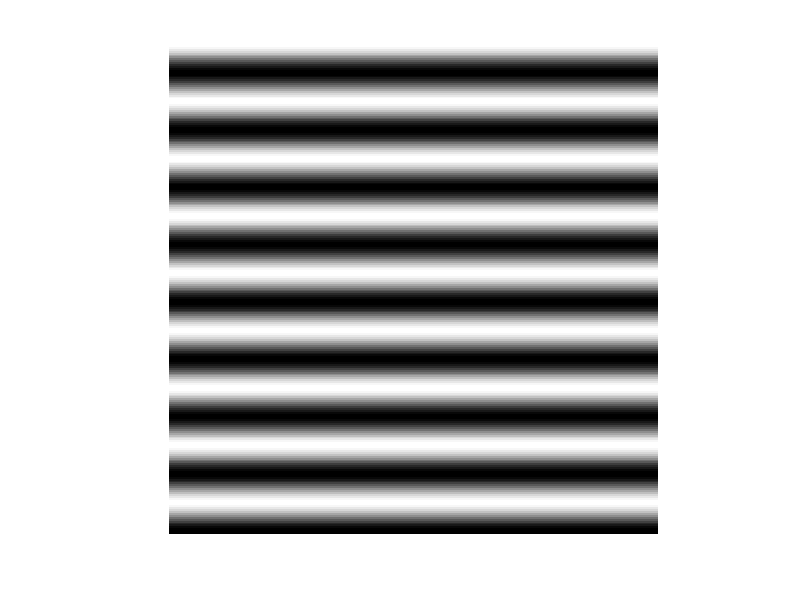

Write MATLAB code to recreate this figure. (Note: this script raises an error after producing the figure.)
% Program to make Moire patterns.
% First Moire pattern is from interference (multipication) to two linear sine wave ripples.
% This is equivalent to the Fourier diffraction pattern of two infinitely long slits.
% The second Moire pattern is from interference (multipication) to two Sombrero function ripples.
% This is equivalent to the Fourier diffraction pattern of two infinitely small circular apertures.

clc;    % Clear the command window.
close all;  % Close all figures (except those of imtool.)
clear;  % Erase all existing variables. Or clearvars if you want.
% workspace;  % Make sure the workspace panel is showing.
% format long g;
% format compact;
fontSize = 12;
rows = 256;
columns = 256;

% Make an image with rippled lines in it.

rowVector = (1 : rows)';
period = 30; % 20 rows
cosVector = 10*(cos(2 * pi * rowVector / period));
ripplesImage = repmat(cosVector, [1, columns]);
imshow(ripplesImage,[])
axis square
colormap(brewermap([],'Spectral'))


sss = double(imread('fine_lines.png'));
subplot(2, 3, 1);
imshow(ripplesImage,[])
% imshow(sss, []);
colormap(brewermap([],'Spectral'))
axis on;
title('Ripple image', 'FontSize', fontSize);



% Make an image with tilted rippled lines in it.
ripplesImage2 = imrotate(ripplesImage, 10.6, 'crop'); % Rotate first image.
subplot(2, 3, 2);
imshow(ripplesImage2, []);
colormap(brewermap([],'Spectral'))
axis on;
title('Tilted Ripples', 'FontSize', fontSize);

% Multiply the ripple images together to get a Moire pattern.
grayImage = ripplesImage .* (ripplesImage2);
subplot(2, 3, 3);
imshow(grayImage, []);
colormap(brewermap([],'Spectral'))
axis on;
title('Moire Image', 'FontSize', fontSize);
set(gcf, 'units','normalized','outerposition',[0 0 1 1]); % Maximize figure.
drawnow;

y1 = fft2(ripplesImage,2048,2048);
y1 = fftshift(y1);
subplot(2, 3, 4);
imshow((abs(y1)), [])
colormap(brewermap([],'Spectral'))
% axis on;
title('FT of Ripple image', 'FontSize', fontSize);

y2 = fft2(ripplesImage2,2048,2048);
y2 = fftshift(y2);
subplot(2, 3, 5);
imshow((abs(y2)), [])
colormap(brewermap([],'Spectral'))
% axis on;
title('FT of Rotated image', 'FontSize', fontSize);

y3 = fft2(grayImage,2048,2048);
y3 = fftshift(y3);
subplot(2, 3, 6);
imshow((abs(y3)), [])
colormap(brewermap([],'Spectral'))
% axis on;
title('FT of Moire image', 'FontSize', fontSize);